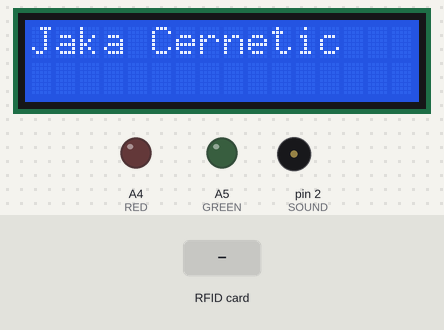
Simulated run of this sketch. Board: Arduino Uno, built with avr-gcc and run on an emulated ATmega328P. On the bench: 16×2 character LCD, output pins drawn as LEDs (lit = HIGH), buzzer (waves = sounding). The test bench sets the inputs (shaded band). Pins used as bus, display or sensor lines are not drawn; what the sketch prints to the serial monitor is not drawn.

Above: at 1.3 s.
1.4 s: RFID card BD 99 FE 30 held to the reader
At 2.7 s:
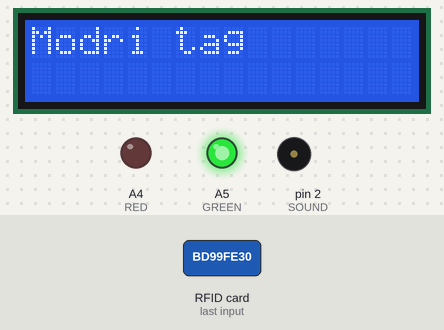
3.5 s: RFID card 89 8D 79 5E held to the reader
At 4.9 s:
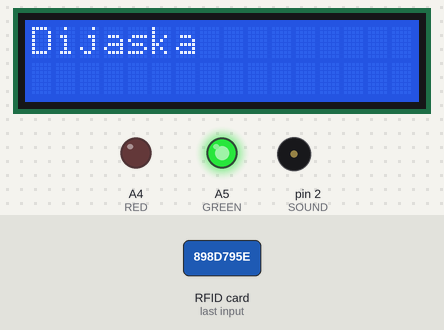
5.6 s: RFID card 5E 7A 19 C4 held to the reader
At 6.7 s:
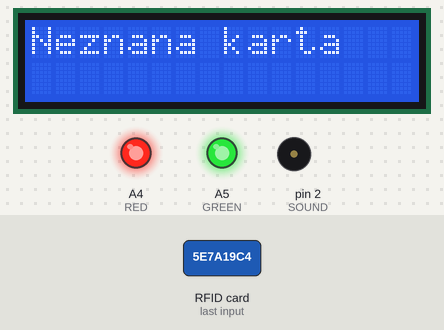
7.4 s: RFID card 0E 2E A3 45 held to the reader
At 8.6 s:
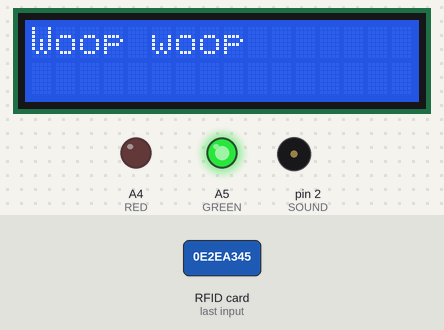
Timing chart, 0 to 10.4 s (numbered marks = the images above; inputs shaded):
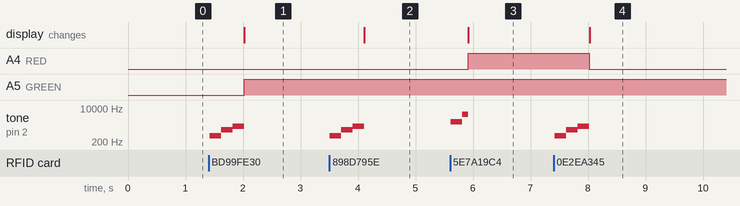

The sketch:

nfc.ino
```cpp
#include <SPI.h>
#include <MFRC522.h>
#include <LiquidCrystal.h>

#define SS_PIN 10
#define RST_PIN 9

#define SOUND 2
#define RED A4
#define GREEN A5

MFRC522 rfid(SS_PIN, RST_PIN); // Create MFRC522 instance.

byte modri_tag[4] = {0xBD, 0x99, 0xFE, 0x30};
byte dijaska[4] = {0x89, 0x8D, 0x79, 0x5E};
byte woop[4] = {0x0E, 0x2E, 0xA3, 0x45};

const int rs = 3, en = 4, d4 = 5, d5 = 6, d6 = 7, d7 = 8;
LiquidCrystal lcd(rs, en, d4, d5, d6, d7);

void success(){
  tone(SOUND, 400);
  delay(200);
  tone(SOUND, 800);
  delay(200);
  tone(SOUND, 1200);
  delay(200);
  noTone(SOUND);
  digitalWrite(GREEN, HIGH);
  digitalWrite(RED, LOW);
}

void fail(){
  tone(SOUND, 2000);
  delay(200);
  tone(SOUND, 5000);
  delay(100);
  noTone(SOUND);
  digitalWrite(RED, HIGH);
}

void setup()
{
  Serial.begin(9600); // Initialize serial communications with the PC
  SPI.begin();        // Init SPI bus
  rfid.PCD_Init();    // Init MFRC522
  Serial.println("RFID scanner started");
  lcd.begin(16, 2);
  lcd.print("Jaka Cernetic");

  pinMode(2, OUTPUT);
  pinMode(A5, OUTPUT);
  pinMode(A4, OUTPUT);
}

void loop()
{
  if (!rfid.PICC_IsNewCardPresent())
  {
    return;
  }

  if (!rfid.PICC_ReadCardSerial())
  {
    return;
  }

  Serial.println("Card UID:");
  Serial.print(rfid.uid.size);
  Serial.print(" bytov.");

  for (int i = 0; i < rfid.uid.size; i++)
  {
    Serial.print(rfid.uid.uidByte[i] < 0x10 ? " 0" : " ");
    Serial.print(rfid.uid.uidByte[i], HEX);
  }

  if (rfid.uid.size != 4)
  {
    return;
  }

  Serial.println();

  if (rfid.uid.uidByte[0] == modri_tag[0] &&
      rfid.uid.uidByte[1] == modri_tag[1] &&
      rfid.uid.uidByte[2] == modri_tag[2] &&
      rfid.uid.uidByte[3] == modri_tag[3])
  {
    success();
    lcd.clear();
    lcd.print("Modri tag");
    Serial.println("Modri tag");
  }
  else
  {
    if (rfid.uid.uidByte[0] == dijaska[0] &&
        rfid.uid.uidByte[1] == dijaska[1] &&
        rfid.uid.uidByte[2] == dijaska[2] &&
        rfid.uid.uidByte[3] == dijaska[3])
    {
      success();
      lcd.clear();
      lcd.print("Dijaska");
      Serial.println("Dijaska");
    }
    else
    {
      if (rfid.uid.uidByte[0] == woop[0] &&
          rfid.uid.uidByte[1] == woop[1] &&
          rfid.uid.uidByte[2] == woop[2] &&
          rfid.uid.uidByte[3] == woop[3])
      {
        success();
        lcd.clear();
        lcd.print("Woop woop");
        Serial.println("Woop woop");
      }
      else
      {
        fail();
        lcd.clear();
        lcd.print("Neznana karta");
      }
    }
  }

  Serial.println();

  delay(500);
}
```

Measured:
- after the input at 1.4 s, A5 (GREEN): LOW → HIGH after 0.62 s; tone on pin 2 (SOUND): silent → 400 Hz at once, → 800 Hz 0.20 s later, → 1200 Hz 0.20 s later, → silent 0.20 s later; the display: changes after 0.63 s (image 1)
- after the input at 3.5 s, tone on pin 2 (SOUND): silent → 400 Hz at once, → 800 Hz 0.20 s later, → 1200 Hz 0.20 s later, → silent 0.20 s later; the display: changes after 0.61 s (image 2)
- after the input at 5.6 s, A4 (RED): LOW → HIGH after 0.31 s; tone on pin 2 (SOUND): silent → 2000 Hz at once, → 5000 Hz 0.20 s later, → silent 0.10 s later; the display: changes after 0.32 s (image 3)
- after the input at 7.4 s, A4 (RED): HIGH → LOW after 0.62 s; tone on pin 2 (SOUND): silent → 400 Hz at once, → 800 Hz 0.20 s later, → 1200 Hz 0.20 s later, → silent 0.20 s later; the display: changes after 0.63 s (image 4)
